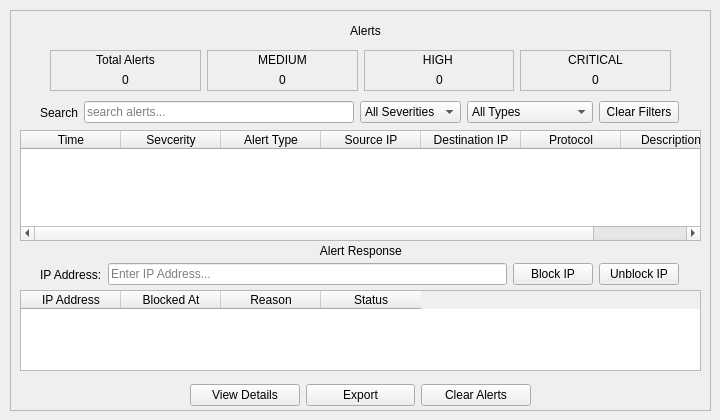
    <widget class="QWidget" name="pageAlerts">
     <widget class="QWidget" name="verticalLayoutWidget_4">
      <property name="geometry">
       <rect>
        <x>10</x>
        <y>10</y>
        <width>701</width>
        <height>401</height>
       </rect>
      </property>
      <layout class="QVBoxLayout" name="verticalLayoutAlerts">
       <item>
        <widget class="QFrame" name="frameAlerts">
         <property name="frameShape">
          <enum>QFrame::StyledPanel</enum>
         </property>
         <property name="frameShadow">
          <enum>QFrame::Sunken</enum>
         </property>
         <widget class="QWidget" name="layoutWidget_3">
          <property name="geometry">
           <rect>
            <x>40</x>
            <y>40</y>
            <width>621</width>
            <height>41</height>
           </rect>
          </property>
          <layout class="QHBoxLayout" name="horizontalLayoutAlerts">
           <item>
            <widget class="QFrame" name="frameTotalAlerts">
             <property name="frameShape">
              <enum>QFrame::StyledPanel</enum>
             </property>
             <property name="frameShadow">
              <enum>QFrame::Sunken</enum>
             </property>
             <widget class="QLabel" name="lblTotalAlerts">
              <property name="geometry">
               <rect>
                <x>0</x>
                <y>20</y>
                <width>151</width>
                <height>20</height>
               </rect>
              </property>
              <property name="text">
               <string>0</string>
              </property>
              <property name="alignment">
               <set>Qt::AlignCenter</set>
              </property>
             </widget>
             <widget class="QLabel" name="lblTotalAlertsTitle">
              <property name="geometry">
               <rect>
                <x>0</x>
                <y>0</y>
                <width>151</width>
                <height>20</height>
               </rect>
              </property>
              <property name="text">
               <string>Total Alerts</string>
              </property>
              <property name="alignment">
               <set>Qt::AlignCenter</set>
              </property>
             </widget>
            </widget>
           </item>
           <item>
            <widget class="QFrame" name="frameCRIITICAL">
             <property name="frameShape">
              <enum>QFrame::StyledPanel</enum>
             </property>
             <property name="frameShadow">
              <enum>QFrame::Sunken</enum>
             </property>
             <widget class="QLabel" name="lblMediumTitle">
              <property name="geometry">
               <rect>
                <x>0</x>
                <y>0</y>
                <width>151</width>
                <height>20</height>
               </rect>
              </property>
              <property name="text">
               <string>MEDIUM</string>
              </property>
              <property name="alignment">
               <set>Qt::AlignCenter</set>
              </property>
             </widget>
             <widget class="QLabel" name="lblMediumAlerts">
              <property name="geometry">
               <rect>
                <x>0</x>
                <y>20</y>
                <width>151</width>
                <height>20</height>
               </rect>
              </property>
              <property name="text">
               <string>0</string>
              </property>
              <property name="alignment">
               <set>Qt::AlignCenter</set>
              </property>
             </widget>
            </widget>
           </item>
           <item>
            <widget class="QFrame" name="frameHIGH">
             <property name="frameShape">
              <enum>QFrame::StyledPanel</enum>
             </property>
             <property name="frameShadow">
              <enum>QFrame::Sunken</enum>
             </property>
             <widget class="QLabel" name="lblHighAlerts">
              <property name="geometry">
               <rect>
                <x>0</x>
                <y>20</y>
                <width>151</width>
                <height>20</height>
               </rect>
              </property>
              <property name="text">
               <string>0</string>
              </property>
              <property name="alignment">
               <set>Qt::AlignCenter</set>
              </property>
             </widget>
             <widget class="QLabel" name="lblHighTitle">
              <property name="geometry">
               <rect>
                <x>0</x>
                <y>0</y>
                <width>151</width>
                <height>20</height>
               </rect>
              </property>
              <property name="text">
               <string>HIGH </string>
              </property>
              <property name="alignment">
               <set>Qt::AlignCenter</set>
              </property>
             </widget>
            </widget>
           </item>
           <item>
            <widget class="QFrame" name="frameMEDIUM">
             <property name="frameShape">
              <enum>QFrame::StyledPanel</enum>
             </property>
             <property name="frameShadow">
              <enum>QFrame::Sunken</enum>
             </property>
             <widget class="QLabel" name="lblCriticalTitle">
              <property name="geometry">
               <rect>
                <x>0</x>
                <y>0</y>
                <width>151</width>
                <height>20</height>
               </rect>
              </property>
              <property name="text">
               <string>CRITICAL</string>
              </property>
              <property name="alignment">
               <set>Qt::AlignCenter</set>
              </property>
             </widget>
             <widget class="QLabel" name="lblCriticalAlerts">
              <property name="geometry">
               <rect>
                <x>0</x>
                <y>20</y>
                <width>151</width>
                <height>20</height>
               </rect>
              </property>
              <property name="text">
               <string>0</string>
              </property>
              <property name="alignment">
               <set>Qt::AlignCenter</set>
              </property>
             </widget>
            </widget>
           </item>
          </layout>
         </widget>
         <widget class="QWidget" name="horizontalLayoutWidget_11">
          <property name="geometry">
           <rect>
            <x>180</x>
            <y>370</y>
            <width>341</width>
            <height>31</height>
           </rect>
          </property>
          <layout class="QHBoxLayout" name="horizontalLayout_9">
           <item>
            <widget class="QPushButton" name="pushButton_3">
             <property name="text">
              <string>View Details</string>
             </property>
            </widget>
           </item>
           <item>
            <widget class="QPushButton" name="pushButton_2">
             <property name="text">
              <string>Export</string>
             </property>
            </widget>
           </item>
           <item>
            <widget class="QPushButton" name="pushButton">
             <property name="text">
              <string>Clear Alerts</string>
             </property>
            </widget>
           </item>
          </layout>
         </widget>
         <widget class="QWidget" name="horizontalLayoutWidget_9">
          <property name="geometry">
           <rect>
            <x>30</x>
            <y>90</y>
            <width>639</width>
            <height>25</height>
           </rect>
          </property>
          <layout class="QHBoxLayout" name="horizontalLayout_2">
           <item>
            <layout class="QHBoxLayout" name="horizontalLayout_8">
             <item>
              <widget class="QLabel" name="lblSearchSeverity">
               <property name="text">
                <string>Search</string>
               </property>
              </widget>
             </item>
             <item>
              <widget class="QLineEdit" name="txtSearchAlerts">
               <property name="placeholderText">
                <string>search alerts...</string>
               </property>
              </widget>
             </item>
            </layout>
           </item>
           <item>
            <widget class="QComboBox" name="comboSeverity">
             <item>
              <property name="text">
               <string>All Severities</string>
              </property>
             </item>
             <item>
              <property name="text">
               <string>Critical</string>
              </property>
             </item>
             <item>
              <property name="text">
               <string>High</string>
              </property>
             </item>
             <item>
              <property name="text">
               <string>Medium</string>
              </property>
             </item>
             <item>
              <property name="text">
               <string>Low</string>
              </property>
             </item>
            </widget>
           </item>
           <item>
            <widget class="QComboBox" name="cmbAlertType">
             <item>
              <property name="text">
               <string>All Types</string>
              </property>
             </item>
             <item>
              <property name="text">
               <string>Port Scan</string>
              </property>
             </item>
             <item>
              <property name="text">
               <string>SYN Flood</string>
              </property>
             </item>
             <item>
              <property name="text">
               <string>Suspicious Traffic</string>
              </property>
             </item>
             <item>
              <property name="text">
               <string>Other</string>
              </property>
             </item>
            </widget>
           </item>
           <item>
            <widget class="QPushButton" name="btnClearFilters">
             <property name="text">
              <string>Clear Filters</string>
             </property>
            </widget>
           </item>
          </layout>
         </widget>
         <widget class="QTableWidget" name="tableAlerts">
          <property name="geometry">
           <rect>
            <x>10</x>
            <y>120</y>
            <width>681</width>
            <height>111</height>
           </rect>
          </property>
          <column>
           <property name="text">
            <string>Time</string>
           </property>
          </column>
          <column>
           <property name="text">
            <string>Sevcerity</string>
           </property>
          </column>
          <column>
           <property name="text">
            <string>Alert Type</string>
           </property>
          </column>
          <column>
           <property name="text">
            <string>Source IP</string>
           </property>
          </column>
          <column>
           <property name="text">
            <string>Destination IP</string>
           </property>
          </column>
          <column>
           <property name="text">
            <string>Protocol</string>
           </property>
          </column>
          <column>
           <property name="text">
            <string>Description</string>
           </property>
          </column>
         </widget>
         <widget class="QLabel" name="lblIPResponse">
          <property name="geometry">
           <rect>
            <x>30</x>
            <y>230</y>
            <width>639</width>
            <height>21</height>
           </rect>
          </property>
          <property name="styleSheet">
           <string notr="true">font: 75 9pt &quot;MS Shell Dlg 2&quot;;
</string>
          </property>
          <property name="text">
           <string> Alert Response</string>
          </property>
          <property name="alignment">
           <set>Qt::AlignCenter</set>
          </property>
         </widget>
         <widget class="QTableWidget" name="tableBlockedIPs">
          <property name="geometry">
           <rect>
            <x>10</x>
            <y>280</y>
            <width>681</width>
            <height>81</height>
           </rect>
          </property>
          <column>
           <property name="text">
            <string>IP Address</string>
           </property>
          </column>
          <column>
           <property name="text">
            <string>Blocked At</string>
           </property>
          </column>
          <column>
           <property name="text">
            <string>Reason</string>
           </property>
          </column>
          <column>
           <property name="text">
            <string>Status</string>
           </property>
          </column>
         </widget>
         <widget class="QWidget" name="">
          <property name="geometry">
           <rect>
            <x>30</x>
            <y>250</y>
            <width>639</width>
            <height>29</height>
           </rect>
          </property>
          <layout class="QHBoxLayout" name="widgetIPControls">
           <item>
            <widget class="QLabel" name="lblIPAddress">
             <property name="text">
              <string>IP Address:</string>
             </property>
            </widget>
           </item>
           <item>
            <widget class="QLineEdit" name="txtIPAddress">
             <property name="text">
              <string/>
             </property>
             <property name="placeholderText">
              <string>Enter IP Address...</string>
             </property>
            </widget>
           </item>
           <item>
            <widget class="QPushButton" name="btnBlockIP">
             <property name="text">
              <string>Block IP</string>
             </property>
            </widget>
           </item>
           <item>
            <widget class="QPushButton" name="btnUnblockIP">
             <property name="text">
              <string>Unblock IP</string>
             </property>
            </widget>
           </item>
          </layout>
         </widget>
         <widget class="QLabel" name="AlertsPageTitle">
          <property name="geometry">
           <rect>
            <x>270</x>
            <y>0</y>
            <width>171</width>
            <height>41</height>
           </rect>
          </property>
          <property name="styleSheet">
           <string notr="true">font: 75 20pt &quot;MS Shell Dlg 2&quot;;</string>
          </property>
          <property name="text">
           <string>Alerts</string>
          </property>
          <property name="alignment">
           <set>Qt::AlignCenter</set>
          </property>
         </widget>
        </widget>
       </item>
      </layout>
     </widget>
    </widget>
